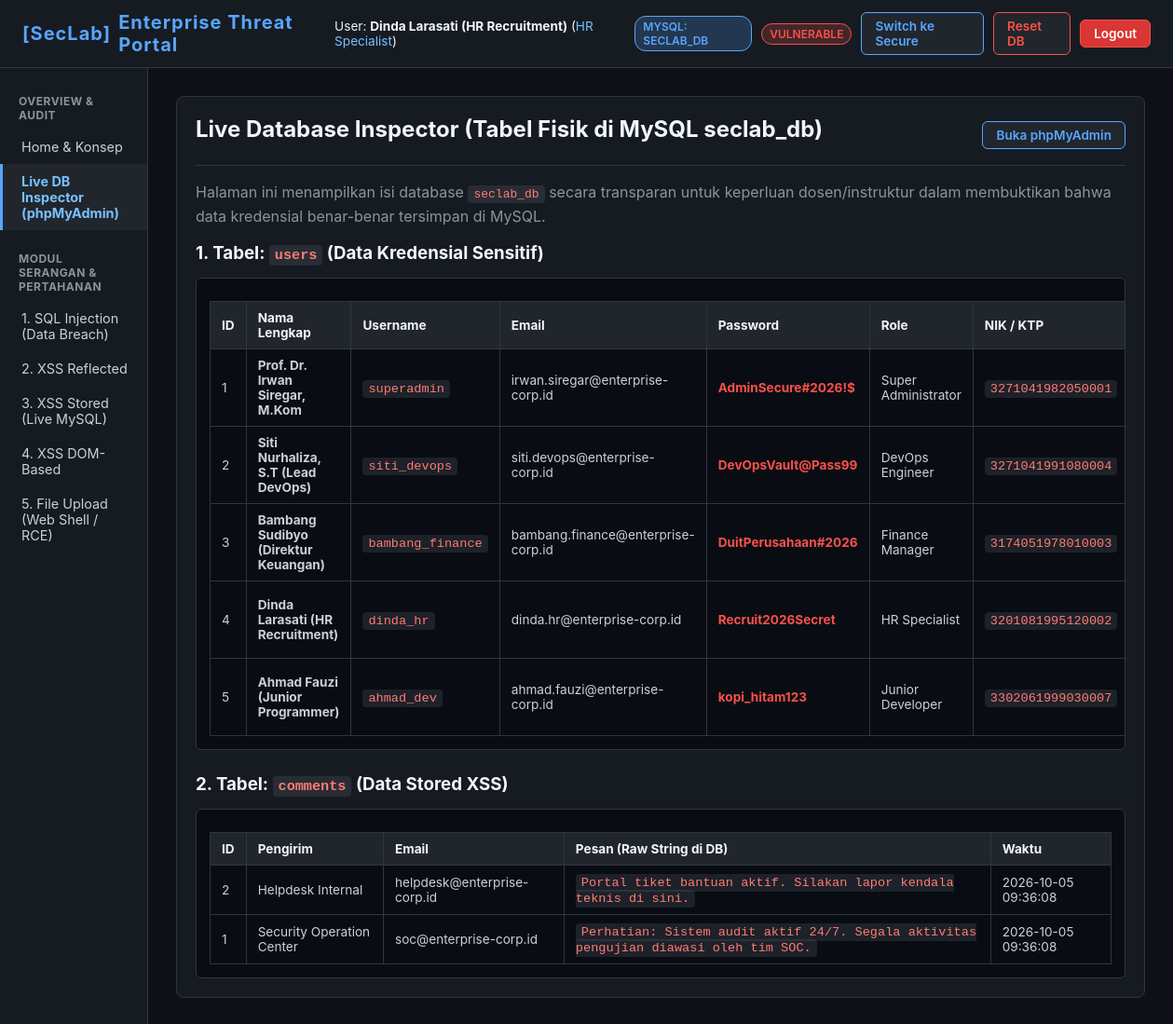
Screenshot of /index.php?page=db_inspector (signed in) with the database file from the repository.
### tables this page shows
CREATE TABLE `users` (
  `id` INT(11) NOT NULL AUTO_INCREMENT,
  `fullname` VARCHAR(150) NOT NULL,
  `username` VARCHAR(80) NOT NULL UNIQUE,
  `email` VARCHAR(120) NOT NULL,
  `password` VARCHAR(255) NOT NULL,
  `role` VARCHAR(50) NOT NULL,
  `nik_ktp` VARCHAR(20) NOT NULL,
  `credit_card` VARCHAR(25) NOT NULL,
  `salary` BIGINT(20) NOT NULL,
  `api_secret_key` VARCHAR(100) NOT NULL,
  PRIMARY KEY (`id`)
);

CREATE TABLE `comments` (
  `id` INT(11) NOT NULL AUTO_INCREMENT,
  `author` VARCHAR(100) NOT NULL,
  `email` VARCHAR(120) NOT NULL,
  `message` TEXT NOT NULL,
  `ip_address` VARCHAR(45) NOT NULL DEFAULT '127.0.0.1',
  `created_at` TIMESTAMP NOT NULL DEFAULT CURRENT_TIMESTAMP,
  PRIMARY KEY (`id`)
);

### index.php (the view, shortened to what this page needs)
<?php
$db_host = '127.0.0.1';
$db_user = 'root';
$db_pass = '';
$db_name = 'seclab_db';
$mysqli = @new mysqli($db_host, $db_user, $db_pass);
if ($mysqli->connect_error) {
    $db_error = "Koneksi MySQL Gagal: " . $mysqli->connect_error . ". Pastikan modul MySQL di XAMPP sudah berstatus 'Running'.";
} else {
    $mysqli->query("CREATE DATABASE IF NOT EXISTS `$db_name` DEFAULT CHARACTER SET utf8mb4 COLLATE utf8mb4_unicode_ci");
}
$page = $_GET['page'] ?? 'home';
$mode = $_SESSION['sec_mode'];
?>
<!DOCTYPE html>
<html lang="id">
<head>
</head>
<body>
<header>
    <div class="logo">
        <span>[SecLab]</span> Enterprise Threat Portal
    </div>
    <div class="header-actions">
        <span style="font-size:0.85rem; color:#f0f6fc;">
            User: <strong><?= htmlspecialchars($_SESSION['fullname'] ?? $_SESSION['username'] ?? 'User') ?></strong>
            (<span style="color:#79c0ff;"><?= htmlspecialchars($_SESSION['role'] ?? 'Guest') ?></span>)
        </span>
        <span class="badge badge-mysql">MySQL: seclab_db</span>
        <span class="badge <?= $mode === 'vulnerable' ? 'badge-danger' : 'badge-success' ?>"><?= strtoupper($mode) ?></span>
        <a href="?page=<?= htmlspecialchars($page) ?>&toggle_mode=1" class="btn btn-mode">
            Switch ke <?= $mode === 'vulnerable' ? 'Secure' : 'Vulnerable' ?>
        </a>
        <a href="?action=reset_db" onclick="return confirm('Reset ulang isi database seclab_db dan file uploads?')" class="btn btn-danger">Reset DB</a>
        <a href="logout.php" class="btn" style="background:#da3633; color:#fff; border-color:#f85149;">Logout</a>
    </div>
</header>
<div class="container">
    <aside>
        <div class="nav-category">Overview & Audit</div>
        <a href="?page=home" class="nav-item <?= $page === 'home' ? 'active' : '' ?>">Home & Konsep</a>
        <a href="?page=db_inspector" class="nav-item <?= $page === 'db_inspector' ? 'active' : '' ?>" style="color:#79c0ff; font-weight:bold;">Live DB Inspector (phpMyAdmin)</a>
        <div class="nav-category" style="margin-top:15px;">Modul Serangan & Pertahanan</div>
        <a href="?page=sqli" class="nav-item <?= $page === 'sqli' ? 'active' : '' ?>">1. SQL Injection (Data Breach)</a>
        <a href="?page=xss_reflected" class="nav-item <?= $page === 'xss_reflected' ? 'active' : '' ?>">2. XSS Reflected</a>
        <a href="?page=xss_stored" class="nav-item <?= $page === 'xss_stored' ? 'active' : '' ?>">3. XSS Stored (Live MySQL)</a>
        <a href="?page=xss_dom" class="nav-item <?= $page === 'xss_dom' ? 'active' : '' ?>">4. XSS DOM-Based</a>
        <a href="?page=upload" class="nav-item <?= $page === 'upload' ? 'active' : '' ?>">5. File Upload (Web Shell / RCE)</a>
    </aside>
    <main>
        <?php
        if ($page === 'home'): ?>
            <div class="card">
                <h2>SecLab - Real-World Data Breach Simulation</h2>
                <p>Laboratorium ini terhubung langsung ke database MySQL <strong><code>seclab_db</code></strong> di phpMyAdmin Anda. Data yang digunakan menyimulasikan data kredensial perusahaan nyata (NIK KTP, Gaji, Nomor Kartu Kredit, Password, dan API Secret Flag).</p>
                <div class="alert alert-info">
                    <strong>Status Sistem:</strong> Aplikasi terhubung aktif ke <strong>MySQL Server (localhost:3306 / seclab_db)</strong>.<br>
                    Anda dapat membuka <strong><a href="http://localhost/phpmyadmin" target="_blank" style="color:#58a6ff; text-decoration:underline;">http://localhost/phpmyadmin</a></strong> secara paralel untuk membandingkan data di phpMyAdmin dengan data yang diekstraksi melalui eksploitasi.
                </div>
                <h3>Tujuan Pembuktian Nyata:</h3>
                <ul style="margin-left: 20px; line-height: 1.8; color: var(--text);">
                    <li><strong>SQL Injection:</strong> Membuktikan bagaimana satu baris parameter tanpa sanitasi mampu membocorkan 100% data karyawan, NIK, kartu kredit, dan gaji dari database MySQL.</li>
                    <li><strong>Stored XSS:</strong> Membuktikan script malware tersimpan secara fisik di dalam tabel MySQL <code>comments</code> dan otomatis tereksekusi pada browser korban lain.</li>
                    <li><strong>Insecure File Upload:</strong> Membuktikan eksekusi Web Shell yang menembus direktori web server.</li>
                </ul>
            </div>
        <?php
        elseif ($page === 'db_inspector'):
            $users_res = $mysqli ? $mysqli->query("SELECT * FROM users") : null;
            $comments_res = $mysqli ? $mysqli->query("SELECT * FROM comments ORDER BY id DESC") : null;
        ?>
            <div class="card">
                <div class="card-header">
                    <h2>Live Database Inspector (Tabel Fisik di MySQL seclab_db)</h2>
                    <a href="http://localhost/phpmyadmin/index.php?route=/database/structure&db=seclab_db" target="_blank" class="btn btn-mode">Buka phpMyAdmin</a>
                </div>
                <p>Halaman ini menampilkan isi database <code>seclab_db</code> secara transparan untuk keperluan dosen/instruktur dalam membuktikan bahwa data kredensial benar-benar tersimpan di MySQL.</p>
                <h3>1. Tabel: <code>users</code> (Data Kredensial Sensitif)</h3>
                <div class="result-box">
                    <table>
                        <thead>
                            <tr>
                                <th>ID</th>
                                <th>Nama Lengkap</th>
                                <th>Username</th>
                                <th>Email</th>
                                <th>Password</th>
                                <th>Role</th>
                                <th>NIK / KTP</th>
                            </tr>
                        </thead>
                        <tbody>
                            <?php if ($users_res): while ($u = $users_res->fetch_assoc()): ?>
                                <tr>
                                    <td><?= $u['id'] ?></td>
                                    <td><strong><?= htmlspecialchars($u['fullname']) ?></strong></td>
                                    <td><code><?= htmlspecialchars($u['username']) ?></code></td>
                                    <td><?= htmlspecialchars($u['email']) ?></td>
                                    <td><span style="color:#f85149; font-weight:bold;"><?= htmlspecialchars($u['password']) ?></span></td>
                                    <td><?= htmlspecialchars($u['role']) ?></td>
                                    <td><code><?= htmlspecialchars($u['nik_ktp']) ?></code></td>
                                </tr>
                            <?php endwhile; endif; ?>
                        </tbody>
                    </table>
                </div>
                <h3 style="margin-top:25px;">2. Tabel: <code>comments</code> (Data Stored XSS)</h3>
                <div class="result-box">
                    <table>
                        <thead>
                            <tr><th>ID</th><th>Pengirim</th><th>Email</th><th>Pesan (Raw String di DB)</th><th>Waktu</th></tr>
                        </thead>
                        <tbody>
                            <?php if ($comments_res): while ($cm = $comments_res->fetch_assoc()): ?>
                                <tr>
                                    <td><?= $cm['id'] ?></td>
                                    <td><?= htmlspecialchars($cm['author']) ?></td>
                                    <td><?= htmlspecialchars($cm['email']) ?></td>
                                    <td><code><?= htmlspecialchars($cm['message']) ?></code></td>
                                    <td><?= $cm['created_at'] ?></td>
                                </tr>
                            <?php endwhile; endif; ?>
                        </tbody>
                    </table>
                </div>
            </div>
        <?php
        endif; ?>
    </main>
</div>
</body>
</html>

### index.php (style rules this page uses)
:root { --bg: #0d1117; --surface: #161b22; --surface-hover: #21262d; --border: #30363d; --text: #c9d1d9; --text-bright: #f0f6fc; --accent: #58a6ff; --danger: #f85149; --success: #3fb950; --warning: #d29922; --code-bg: #090d13; }
* { box-sizing: border-box; margin: 0; padding: 0; font-family: -apple-system, BlinkMacSystemFont, "Segoe UI", Roboto, monospace; }
body { background: var(--bg); color: var(--text); min-height: 100vh; display: flex; flex-direction: column; }
header { background: var(--surface); border-bottom: 1px solid var(--border); padding: 12px 24px; display: flex; justify-content: space-between; align-items: center; }
.logo { font-size: 1.25rem; font-weight: 700; color: var(--accent); letter-spacing: 1px; display:flex; align-items:center; gap:8px; }
.badge { font-size: 0.75rem; padding: 3px 8px; border-radius: 12px; font-weight: 600; text-transform: uppercase; }
.badge-danger { background: rgba(248, 81, 73, 0.2); color: var(--danger); border: 1px solid var(--danger); }
.badge-mysql { background: rgba(88, 166, 255, 0.2); color: var(--accent); border: 1px solid var(--accent); }
.header-actions { display: flex; gap: 10px; align-items: center; }
.btn { padding: 6px 14px; border-radius: 6px; font-size: 0.85rem; font-weight: 600; cursor: pointer; text-decoration: none; border: 1px solid var(--border); color: var(--text-bright); background: var(--surface-hover); transition: 0.2s; }
.btn-mode { border-color: var(--accent); color: var(--accent); }
.btn-danger { border-color: var(--danger); color: var(--danger); }
.container { display: flex; flex: 1; }
aside { width: 270px; background: var(--surface); border-right: 1px solid var(--border); padding: 20px 0; }
.nav-category { font-size: 0.75rem; text-transform: uppercase; color: #8b949e; padding: 8px 20px; font-weight: 700; letter-spacing: 0.5px; }
.nav-item { display: block; padding: 10px 20px; color: var(--text); text-decoration: none; font-size: 0.9rem; transition: 0.2s; border-left: 3px solid transparent; }
.nav-item.active { background: var(--surface-hover); color: var(--accent); border-left-color: var(--accent); font-weight: 600; }
main { flex: 1; padding: 30px; max-width: 1100px; }
h1, h2, h3 { color: var(--text-bright); margin-bottom: 12px; }
p { line-height: 1.6; margin-bottom: 15px; color: #8b949e; }
.card { background: var(--surface); border: 1px solid var(--border); border-radius: 8px; padding: 20px; margin-bottom: 24px; }
.card-header { border-bottom: 1px solid var(--border); padding-bottom: 12px; margin-bottom: 16px; display: flex; justify-content: space-between; align-items: center; }
.result-box { background: var(--code-bg); border: 1px solid var(--border); border-radius: 6px; padding: 14px; margin-top: 15px; overflow-x: auto; }
table { width: 100%; border-collapse: collapse; margin-top: 10px; font-size: 0.85rem; }
th, td { border: 1px solid var(--border); padding: 9px 12px; text-align: left; }
th { background: var(--surface-hover); color: var(--text-bright); }
code { font-family: monospace; background: rgba(110,118,129,0.2); padding: 2px 6px; border-radius: 4px; color: #ff7b72; }

### rows the page displays
users: id "1", fullname "Prof. Dr. Irwan Siregar, M.Kom", username "superadmin", email "irwan.siregar@enterprise-corp.id", password "AdminSecure#2026!$", role "Super Administrator", nik_ktp "3271041982050001"
users: id "2", fullname "Siti Nurhaliza, S.T (Lead DevOps)", username "siti_devops", email "siti.devops@enterprise-corp.id", password "DevOpsVault@Pass99", role "DevOps Engineer", nik_ktp "3271041991080004"
users: id "3", fullname "Bambang Sudibyo (Direktur Keuangan)", username "bambang_finance", email "bambang.finance@enterprise-corp.id", password "DuitPerusahaan#2026", role "Finance Manager", nik_ktp "3174051978010003"
users: id "4", fullname "Dinda Larasati (HR Recruitment)", username "dinda_hr", email "dinda.hr@enterprise-corp.id", password "Recruit2026Secret", role "HR Specialist", nik_ktp "3201081995120002"
users: id "5", fullname "Ahmad Fauzi (Junior Programmer)", username "ahmad_dev", email "ahmad.fauzi@enterprise-corp.id", password "kopi_hitam123", role "Junior Developer", nik_ktp "3302061999030007"
comments: id "2", author "Helpdesk Internal", email "helpdesk@enterprise-corp.id", message "Portal tiket bantuan aktif. Silakan lapor kendala teknis di sini.", created_at "2026-10-05 09:36:08"
comments: id "1", author "Security Operation Center", email "soc@enterprise-corp.id", message "Perhatian: Sistem audit aktif 24/7. Segala aktivitas pengujian diawasi oleh tim SOC.", created_at "2026-10-05 09:36:08"

### other values shown
$_SESSION['fullname'] "Dinda Larasati (HR Recruitment)"
$_SESSION['role'] "HR Specialist"
$mode "VULNERABLE"
